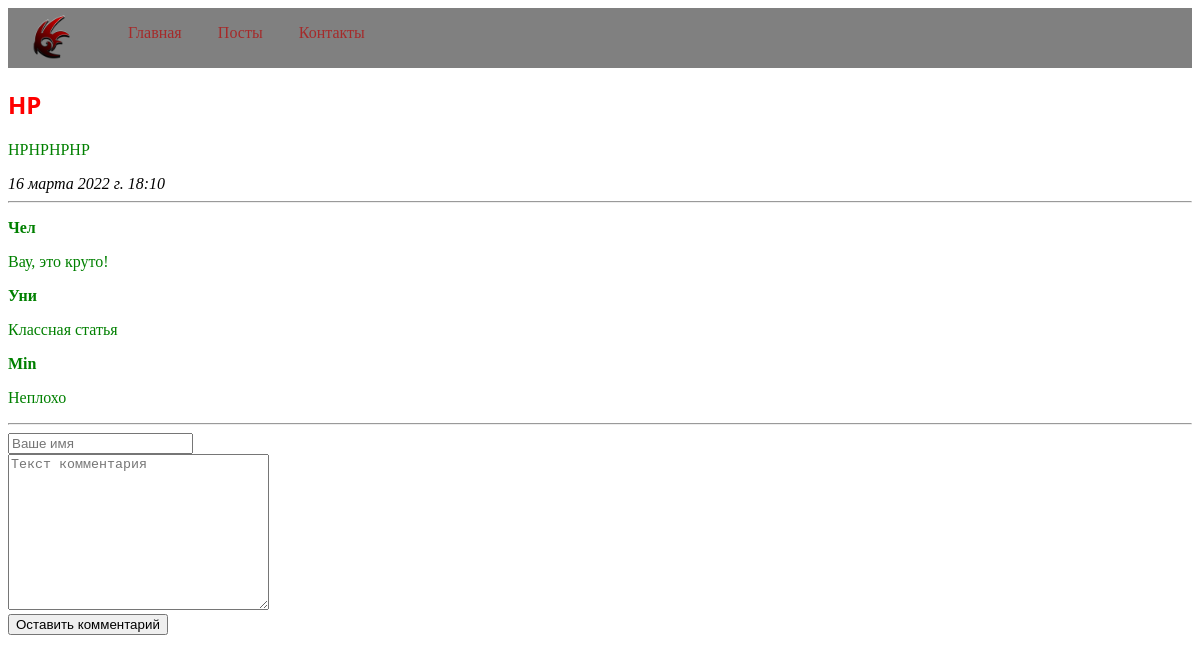
The app's page /articles/1/, older data.
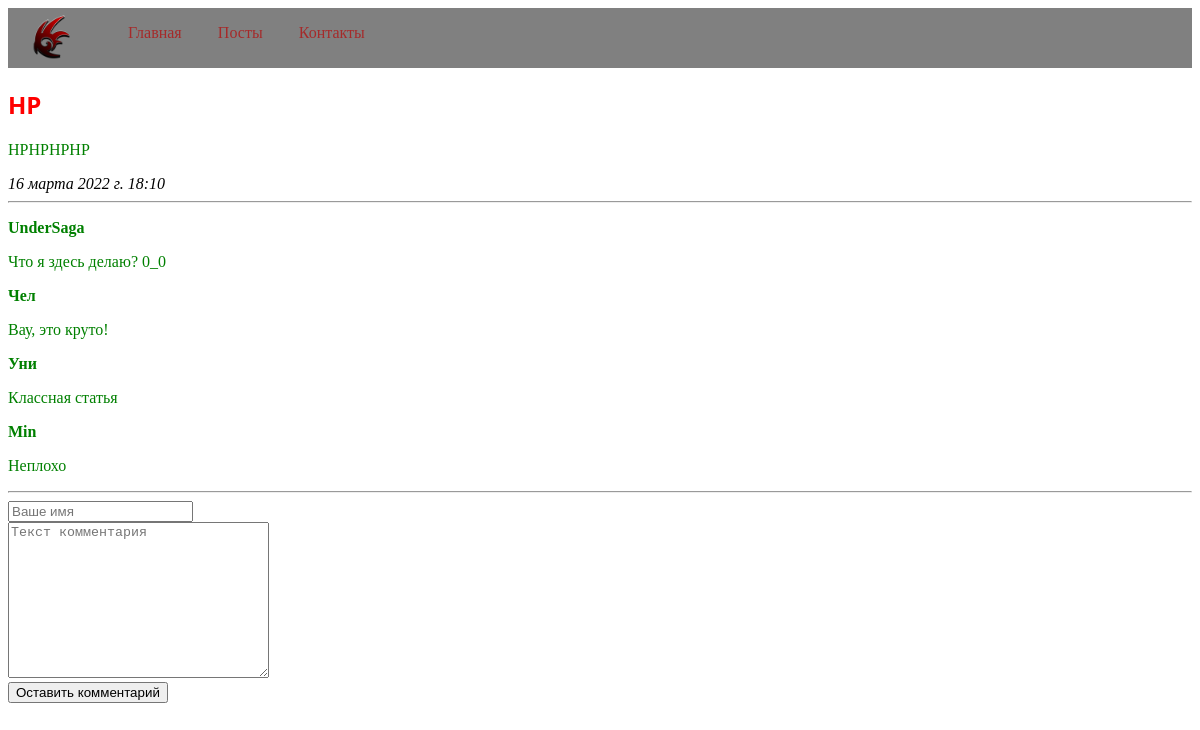
The same page, newer data.
### MF/apps/articles/models.py (models this page shows, shortened)
class Comment(models.Model):
    article = models.ForeignKey(Article, on_delete=models.CASCADE)
    author_name = models.CharField('Автор комментария', max_length=50)
    comment_text = models.CharField('Текст комментария', max_length=200)
    class Meta:
        verbose_name = "Комментарий"
        verbose_name_plural = "Комментарии"

### MF/apps/articles/views.py (the view)
# urls.py: path('<int:article_id>/', views.detail, name='detail'),
def detail(request, article_id):
    try:
        a = Article.objects.get( id = article_id )
    except:
        raise Http404("Статья не найдена!")
    latest_comments_list = a.comment_set.order_by('-id')[:10]
    return render(request, 'articles/detail.html', {'article':a, 'latest_comments_list':latest_comments_list})

### MF/templates/articles/detail.html (shortened to what this page needs)
{% extends 'base.html' %}
{% block content %}
<h2>{{article.article_title}}</h2>
<p>{{article.article_text}}</p>
<em>{{article.pub_date}}</em>
<hr>
{% if latest_comments_list %}
    {% for c in latest_comments_list %}
        <p>
            <strong>{{c.author_name}}</strong>
            <p>{{c.comment_text}}</p>
        </p>
    {% endfor %}
{% else %}
Комментарии не найдены!
{% endif %}
<hr>
<form action="{% url 'articles:leave_comment' article.id %}" method="POST">
    <input type="text" required placeholder="Ваше имя" name="name"><br>
    <textarea name="text" required="" placeholder="Текст комментария" cols="30" rows="10"></textarea><br>
    <button type="submit">Оставить комментарий</button>
</form>
{% endblock %}

Row changes from the older to the newer data that the page shows:
added Comment: author_name "UnderSaga", comment_text "Что я здесь делаю? 0_0"
